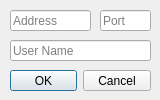
<?xml version="1.0" encoding="UTF-8"?>
<ui version="4.0">
 <class>Dialog</class>
 <widget class="QDialog" name="Dialog">
  <property name="windowModality">
   <enum>Qt::NonModal</enum>
  </property>
  <property name="geometry">
   <rect>
    <x>0</x>
    <y>0</y>
    <width>160</width>
    <height>100</height>
   </rect>
  </property>
  <property name="minimumSize">
   <size>
    <width>160</width>
    <height>100</height>
   </size>
  </property>
  <property name="maximumSize">
   <size>
    <width>160</width>
    <height>100</height>
   </size>
  </property>
  <property name="focusPolicy">
   <enum>Qt::StrongFocus</enum>
  </property>
  <property name="windowTitle">
   <string>Connect</string>
  </property>
  <property name="modal">
   <bool>false</bool>
  </property>
  <widget class="QDialogButtonBox" name="okCancle">
   <property name="geometry">
    <rect>
     <x>10</x>
     <y>70</y>
     <width>141</width>
     <height>21</height>
    </rect>
   </property>
   <property name="orientation">
    <enum>Qt::Horizontal</enum>
   </property>
   <property name="standardButtons">
    <set>QDialogButtonBox::Cancel|QDialogButtonBox::Ok</set>
   </property>
  </widget>
  <widget class="QLineEdit" name="nameInput">
   <property name="geometry">
    <rect>
     <x>10</x>
     <y>40</y>
     <width>141</width>
     <height>21</height>
    </rect>
   </property>
   <property name="text">
    <string/>
   </property>
   <property name="maxLength">
    <number>50</number>
   </property>
   <property name="placeholderText">
    <string>User Name</string>
   </property>
  </widget>
  <widget class="QLineEdit" name="addressInput">
   <property name="geometry">
    <rect>
     <x>10</x>
     <y>10</y>
     <width>81</width>
     <height>21</height>
    </rect>
   </property>
   <property name="text">
    <string/>
   </property>
   <property name="placeholderText">
    <string>Address</string>
   </property>
  </widget>
  <widget class="QLineEdit" name="portInput">
   <property name="geometry">
    <rect>
     <x>100</x>
     <y>10</y>
     <width>51</width>
     <height>21</height>
    </rect>
   </property>
   <property name="text">
    <string/>
   </property>
   <property name="placeholderText">
    <string>Port</string>
   </property>
  </widget>
 </widget>
 <tabstops>
  <tabstop>addressInput</tabstop>
  <tabstop>portInput</tabstop>
  <tabstop>nameInput</tabstop>
  <tabstop>okCancle</tabstop>
 </tabstops>
 <resources/>
 <connections>
  <connection>
   <sender>okCancle</sender>
   <signal>accepted()</signal>
   <receiver>Dialog</receiver>
   <slot>accept()</slot>
   <hints>
    <hint type="sourcelabel">
     <x>248</x>
     <y>254</y>
    </hint>
    <hint type="destinationlabel">
     <x>157</x>
     <y>274</y>
    </hint>
   </hints>
  </connection>
  <connection>
   <sender>okCancle</sender>
   <signal>rejected()</signal>
   <receiver>Dialog</receiver>
   <slot>reject()</slot>
   <hints>
    <hint type="sourcelabel">
     <x>316</x>
     <y>260</y>
    </hint>
    <hint type="destinationlabel">
     <x>286</x>
     <y>274</y>
    </hint>
   </hints>
  </connection>
 </connections>
</ui>
